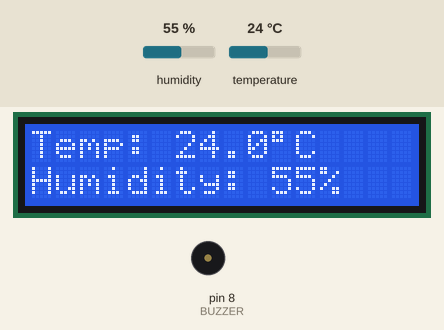
Simulated run of this sketch. Board: Arduino Uno, built with avr-gcc and run on an emulated ATmega328P. On the bench: 16×2 character LCD, buzzer (waves = sounding, pin HIGH). The test bench sets the inputs (shaded band); at power-on: humidity 55 %, temperature 24 °C. What the sketch prints to the serial monitor is not drawn.

Above: at 3.2 s.
3.3 s: humidity set to 67 %
At 5.3 s:
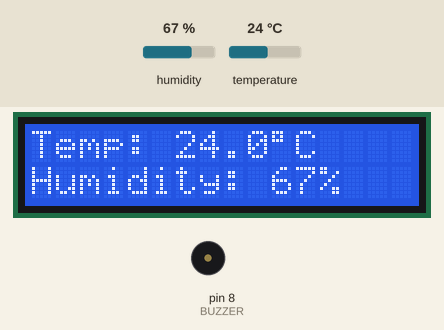
6.0 s: humidity set to 71 %
At 6.6 s:
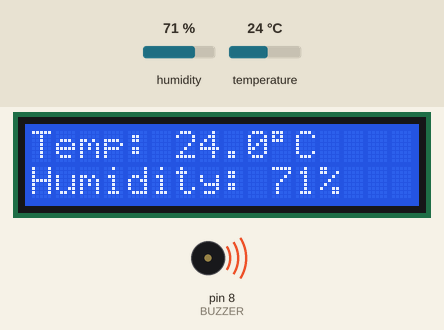
8.7 s: temperature set to 12 °C
At 11.4 s:
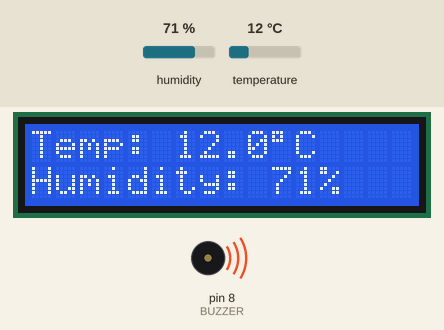
11.8 s: temperature set to 19 °C
At 13.8 s:
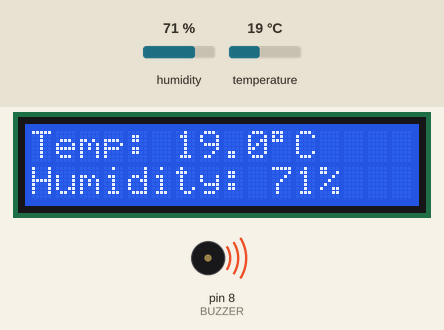
Timing chart, 0 to 15.3 s (numbered marks = the images above; inputs shaded):
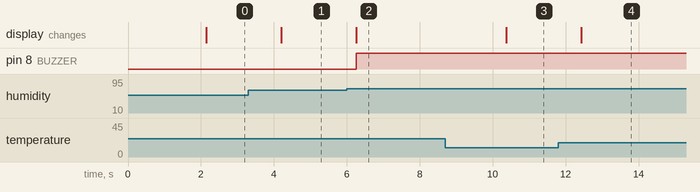

Measured:
- the behaviour switches between 69 and 70 % on humidity (found by bisection; images 1 and 2)
- after the input at 3.3 s, the display: changes after 0.91 s (image 1)
- after the input at 6.0 s, pin 8 (BUZZER): LOW → HIGH after 0.26 s; the display: changes after 0.26 s (image 2)
- after the input at 8.7 s, the display: changes after 1.7 s (image 3)
- after the input at 11.8 s, the display: changes after 0.63 s (image 4)

The sketch:

temperature_detection_using_dh11_buzzer_lcd_display.ino
```cpp
#include <Wire.h>
#include <LiquidCrystal_I2C.h>
#include <DHT.h>

// Pin configuration
#define DHTPIN 2
#define DHTTYPE DHT11
#define BUZZER 8

// LCD address, columns, rows
LiquidCrystal_I2C lcd(0x27, 16, 2);
DHT dht(DHTPIN, DHTTYPE);

// Alarm limits
const float MAX_TEMP = 35.0;
const float MAX_HUMIDITY = 70.0;

void setup() {
  Serial.begin(9600);

  pinMode(BUZZER, OUTPUT);
  digitalWrite(BUZZER, LOW);

  lcd.init();
  lcd.backlight();

  dht.begin();

  lcd.setCursor(0, 0);
  lcd.print("Temp & Humidity");
  lcd.setCursor(0, 1);
  lcd.print("System Starting");
  delay(2000);
  lcd.clear();
}

void loop() {
  float temperature = dht.readTemperature();
  float humidity = dht.readHumidity();

  // Check for failed sensor readings
  if (isnan(temperature) || isnan(humidity)) {
    lcd.setCursor(0, 0);
    lcd.print("Sensor Error    ");
    lcd.setCursor(0, 1);
    lcd.print("Check DHT11     ");

    digitalWrite(BUZZER, LOW);
    Serial.println("Failed to read DHT11");
    delay(2000);
    return;
  }

  // Display readings
  lcd.setCursor(0, 0);
  lcd.print("Temp: ");
  lcd.print(temperature, 1);
  lcd.print((char)223);
  lcd.print("C   ");

  lcd.setCursor(0, 1);
  lcd.print("Humidity: ");
  lcd.print(humidity, 0);
  lcd.print("%   ");

  // Alarm if either limit is exceeded
  if (temperature >= MAX_TEMP ||
      humidity >= MAX_HUMIDITY) {
    digitalWrite(BUZZER, HIGH);
    Serial.println("WARNING: Limit exceeded!");
  } else {
    digitalWrite(BUZZER, LOW);
    Serial.println("Conditions normal");
  }

  Serial.print("Temperature: ");
  Serial.print(temperature);
  Serial.print(" C | Humidity: ");
  Serial.print(humidity);
  Serial.println(" %");

  delay(2000);
}
```
